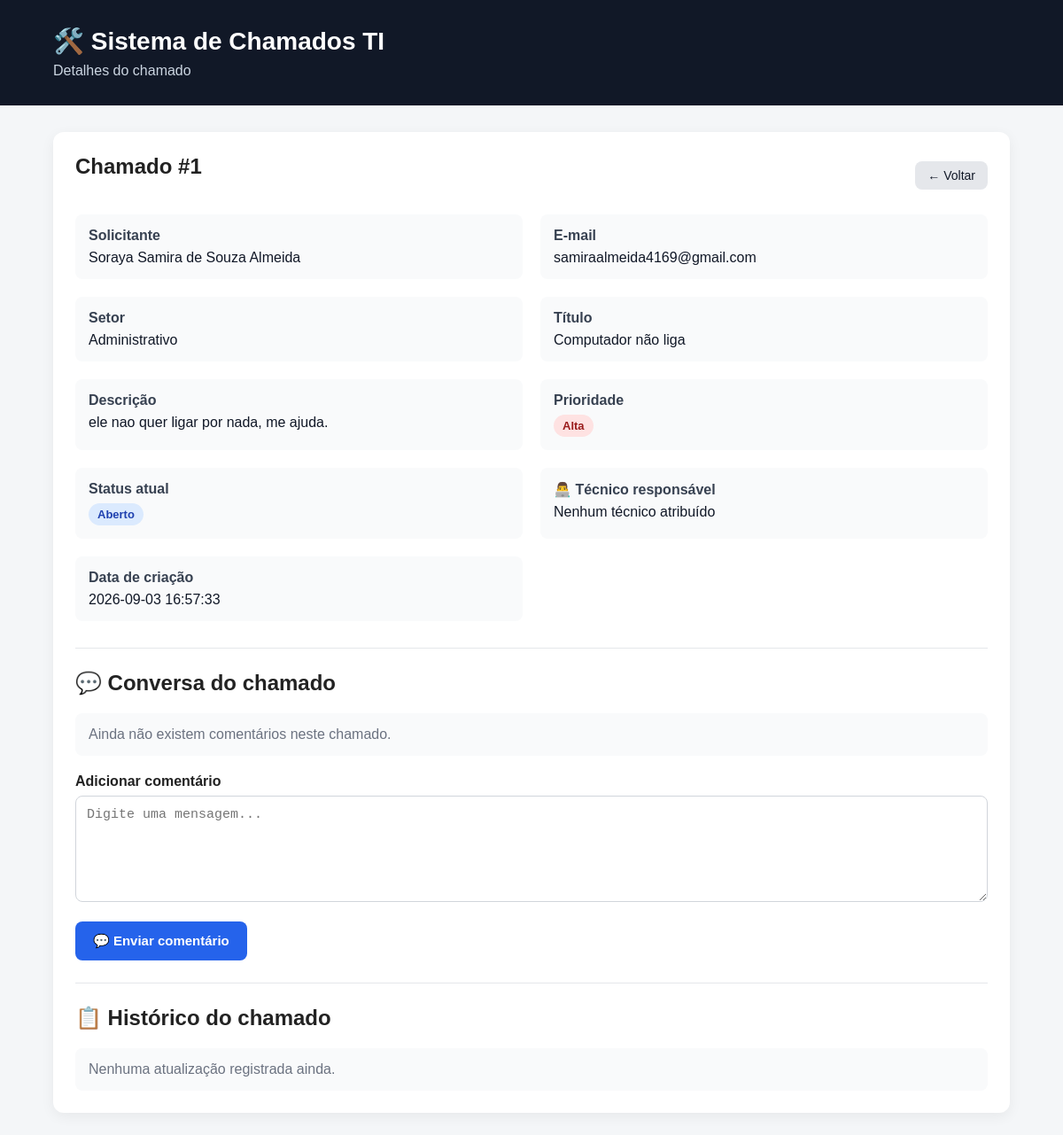
The page /chamado/1 (signed in) on the database its author committed.
### tables this page shows
CREATE TABLE chamados (
            id INTEGER PRIMARY KEY AUTOINCREMENT,

            usuario_id INTEGER NOT NULL,

            tecnico_id INTEGER,

            nome TEXT NOT NULL,

            email TEXT NOT NULL,

            setor TEXT NOT NULL,

            titulo TEXT NOT NULL,

            descricao TEXT NOT NULL,

            prioridade TEXT NOT NULL,

            status TEXT NOT NULL DEFAULT 'Aberto',

            criado_em TIMESTAMP DEFAULT CURRENT_TIMESTAMP, solucao TEXT DEFAULT '',

            FOREIGN KEY (usuario_id)
                REFERENCES usuarios(id),

            FOREIGN KEY (tecnico_id)
                REFERENCES usuarios(id)
        );

### app.py (the view)
@app.route("/chamado/<int:id>")
@login_obrigatorio
def visualizar_chamado(id):
    conn=conectar()
    chamado=conn.execute("SELECT chamados.*, usuarios.nome AS tecnico_nome FROM chamados LEFT JOIN usuarios ON chamados.tecnico_id=usuarios.id WHERE chamados.id=?",(id,)).fetchone()
    if chamado is None:
        conn.close(); return "Chamado não encontrado",404
    if session["usuario_tipo"]=="usuario" and chamado["usuario_id"]!=session["usuario_id"]:
        conn.close(); return "Acesso negado",403
    comentarios=conn.execute("SELECT c.*,u.nome AS usuario_nome,u.tipo AS usuario_tipo FROM comentarios c INNER JOIN usuarios u ON c.usuario_id=u.id WHERE c.chamado_id=? ORDER BY c.id ASC",(id,)).fetchall()
    historico=conn.execute("SELECT h.*,u.nome AS usuario_nome,u.tipo AS usuario_tipo FROM historico h INNER JOIN usuarios u ON h.usuario_id=u.id WHERE h.chamado_id=? ORDER BY h.id ASC",(id,)).fetchall()
    conn.close()
    return render_template("chamado.html",chamado=chamado,comentarios=comentarios,historico=historico)

### app.py (called while the page is built)
def login_obrigatorio(func):
    @wraps(func)
    def verificar_login(*args, **kwargs):
        if "usuario_id" not in session:
            return redirect(
                url_for("login")
            )
        return func(*args, **kwargs)
    return verificar_login

### database.py (called while the page is built)
def conectar():
    conn = sqlite3.connect(DATABASE)
    conn.row_factory = sqlite3.Row
    return conn

### templates/chamado.html (shortened to what this page needs)
<!DOCTYPE html>
<html lang="pt-BR">
<head>
    <link rel="stylesheet" href="{{ url_for('static', filename='style.css') }}">
</head>
<body>
<header>
    <div class="container">
        <h1>🛠️ Sistema de Chamados TI</h1>
        <p>Detalhes do chamado</p>
    </div>
</header>
<main class="container">
    <section class="card">
        <div class="titulo-lista">
            <h2>Chamado #{{ chamado["id"] }}</h2>
            <a href="/" class="voltar">← Voltar</a>
        </div>
        <div class="detalhes">
            <div class="informacao"><strong>Solicitante</strong><p>{{ chamado["nome"] }}</p></div>
            <div class="informacao"><strong>E-mail</strong><p>{{ chamado["email"] }}</p></div>
            <div class="informacao"><strong>Setor</strong><p>{{ chamado["setor"] }}</p></div>
            <div class="informacao"><strong>Título</strong><p>{{ chamado["titulo"] }}</p></div>
            <div class="informacao"><strong>Descrição</strong><p>{{ chamado["descricao"] }}</p></div>
            <div class="informacao">
                <strong>Prioridade</strong>
                <p><span class="prioridade {{ chamado['prioridade']|lower }}">{{ chamado["prioridade"] }}</span></p>
            </div>
            <div class="informacao">
                <strong>Status atual</strong>
                <p><span class="status">{{ chamado["status"] }}</span></p>
            </div>
            <div class="informacao">
                <strong>👨‍💻 Técnico responsável</strong>
                <p>
                    {% if chamado["tecnico_nome"] %}
                        {{ chamado["tecnico_nome"] }}
                    {% else %}
                        Nenhum técnico atribuído
                    {% endif %}
                </p>
            </div>
            <div class="informacao">
                <strong>Data de criação</strong>
                <p>{{ chamado["criado_em"] }}</p>
            </div>
        </div>
        <hr>
        <div class="comentarios">
            <h2>💬 Conversa do chamado</h2>
            {% if comentarios %}
                {% for comentario in comentarios %}
                    <div class="comentario">
                        <div class="comentario-cabecalho">
                            <strong>
                                {% if comentario["usuario_tipo"] == "tecnico" %}
                                    🧑‍💻 {{ comentario["usuario_nome"] }}
                                    <span class="etiqueta-tecnico">TI</span>
                                {% else %}
                                    👤 {{ comentario["usuario_nome"] }}
                                {% endif %}
                            </strong>
                            <small>{{ comentario["criado_em"] }}</small>
                        </div>
                        <p>{{ comentario["mensagem"] }}</p>
                    </div>
                {% endfor %}
            {% else %}
                <p class="sem-comentarios">Ainda não existem comentários neste chamado.</p>
            {% endif %}
            <form action="/chamado/{{ chamado['id'] }}/comentario" method="POST" class="form-comentario">
                <div class="campo">
                    <label for="mensagem">Adicionar comentário</label>
                    <textarea name="mensagem" id="mensagem" rows="4" placeholder="Digite uma mensagem..." required></textarea>
                </div>
                <button type="submit">💬 Enviar comentário</button>
            </form>
        </div>
        <hr>
        <div class="historico">
            <h2>📋 Histórico do chamado</h2>
            {% if historico %}
                {% for item in historico %}
                    <div class="comentario">
                        <div class="comentario-cabecalho">
                            <strong>{{ item["usuario_nome"] }}</strong>
                            <small>{{ item["criado_em"] }}</small>
                        </div>
                        <p>{{ item["acao"] }}</p>
                    </div>
                {% endfor %}
            {% else %}
                <p class="sem-comentarios">Nenhuma atualização registrada ainda.</p>
            {% endif %}
        </div>
    </section>
</main>
</body>
</html>

### static/style.css (style rules this page uses)
* { margin: 0; padding: 0; box-sizing: border-box; }
body { font-family: Arial, sans-serif; background: #f4f6f8; color: #222; min-height: 100vh; }
.container { width: 90%; max-width: 1100px; margin: auto; }
header { background: #111827; color: white; padding: 30px 0; margin-bottom: 30px; }
header h1 { font-size: 28px; margin-bottom: 8px; }
header p { color: #cbd5e1; }
.card { background: white; padding: 25px; border-radius: 12px; margin-bottom: 25px; box-shadow: 0 4px 15px rgba(0,0,0,0.06); }
.card h2 { margin-bottom: 20px; }
.campo { margin-bottom: 18px; }
.campo label { display: block; margin-bottom: 7px; font-weight: bold; }
.campo input, .campo textarea, .campo select { width: 100%; padding: 12px; border: 1px solid #d1d5db; border-radius: 8px; font-size: 15px; outline: none; }
.campo textarea { min-height: 120px; resize: vertical; }
button { background: #2563eb; color: white; border: none; padding: 13px 20px; border-radius: 8px; font-size: 15px; font-weight: bold; cursor: pointer; }
.titulo-lista { display: flex; justify-content: space-between; align-items: center; margin-bottom: 20px; }
.prioridade, .status { display: inline-block; padding: 5px 10px; border-radius: 20px; font-size: 13px; font-weight: bold; }
.prioridade.alta { background: #fee2e2; color: #991b1b; }
.status { background: #dbeafe; color: #1e40af; }
.voltar { text-decoration: none; background: #e5e7eb; color: #111827; padding: 8px 14px; border-radius: 8px; font-size: 14px; }
.detalhes { display: grid; grid-template-columns: repeat(2, 1fr); gap: 20px; margin-bottom: 30px; }
.informacao { background: #f9fafb; padding: 15px; border-radius: 8px; }
.informacao strong { display: block; margin-bottom: 7px; color: #374151; }
.informacao p { color: #111827; }
hr { border: none; border-top: 1px solid #e5e7eb; margin: 25px 0; }
.comentarios { margin-top: 25px; }
.sem-comentarios { color: #6b7280; padding: 15px; background: #f9fafb; border-radius: 8px; }
.form-comentario { margin-top: 20px; }
.historico { margin-top: 25px; }

### rows shown on the page
chamados: id "1", nome "Soraya Samira de Souza Almeida", email "samiraalmeida4169@gmail.com", setor "Administrativo", titulo "Computador não liga", descricao "ele nao quer ligar por nada, me ajuda.", prioridade "Alta", status "Aberto", criado_em "2026-09-03 16:57:33"
